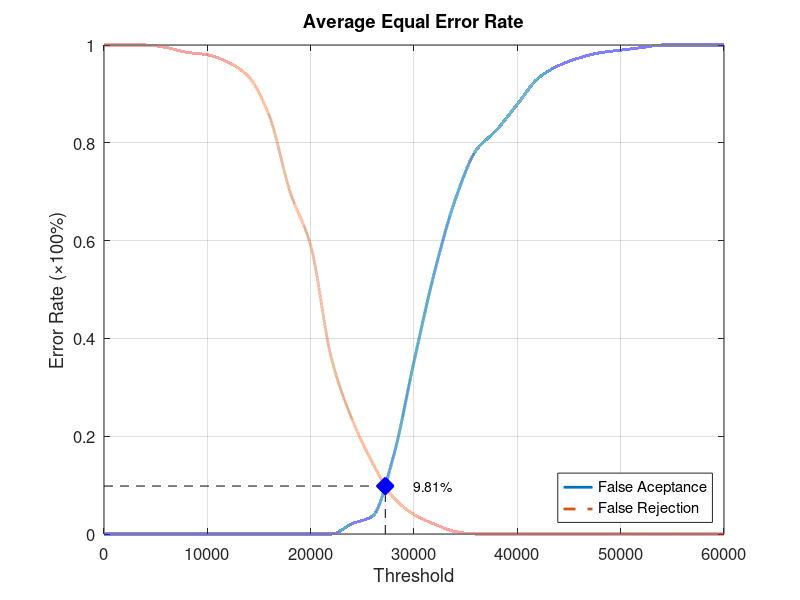
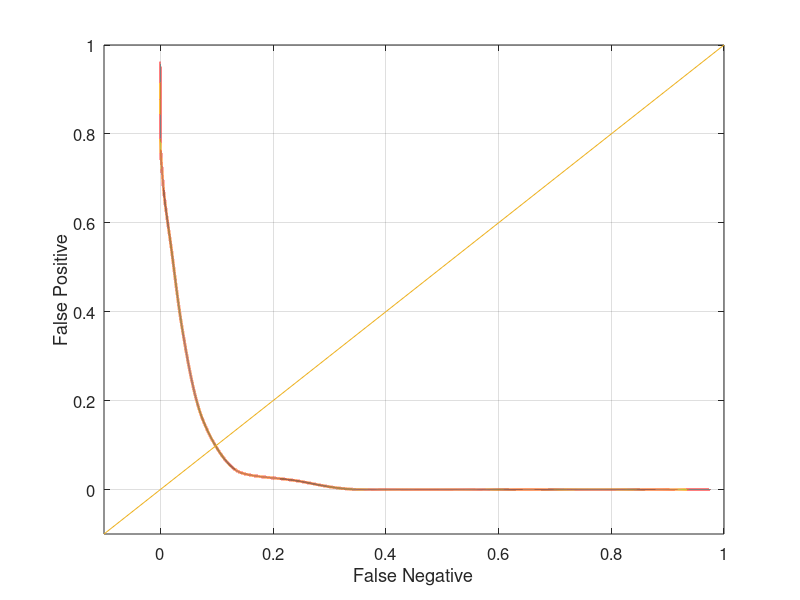

These figures' MATLAB source, in order:
function yEER = Database2_2
close all;
clear;
clc;
x = 0:2000:60000;
xq = 0:0.5:60000;

y0 = [0 0 0 0 0 0 0 0 0 0 0 0 0.0210526 0.0368421 0.157895 0.352632 0.536842 0.684211 0.784211 0.826316 0.878947 0.931579 0.957895 0.973684 0.984211 0.989474 0.994737 1 1 1 1];
yy0 = interp1(x, y0, xq, 'pchip');
y1 = [1 1 1 0.995 0.985 0.98 0.965 0.935 0.855 0.7 0.59 0.36 0.235 0.145 0.075 0.04 0.02 0.005 0 0 0 0 0 0 0 0 0 0 0 0 0];
yy1 = interp1(x, y1, xq, 'pchip');

% Calculating EER: 
y2 = abs(y0 - y1);
find(y2 == min(y2))
yy2 = abs(yy0 - yy1);
xEER = find(yy2 == min(yy2));
xEERIndex = xq(xEER) % X-axis EER
yEER = yy0(xEER) % Y-axis EER

main = figure
plot(xq, yy0,'-','LineWidth', 2);	hold on
plot(xq, yy1,'--','LineWidth', 2);	hold on
plot([xEERIndex xEERIndex], [0 yEER], 'k--');	hold on
plot([0 xEERIndex], [yEER yEER], 'k--');	hold on
plot(xEERIndex, yEER, 'bx', 'LineWidth', 10);	hold on
text(xEERIndex + 10 * xEERIndex / 100, yEER, [num2str(round((10000 * yEER)) / 100) '%'])
legend('False Aceptance', 'False Rejection', 'Location', 'SouthEast')
xlabel('Threshold')
ylabel('Error Rate (\times100%)')
title('Average Equal Error Rate')
set(gca, 'FontSize', 12)
axis([0 60000 0 1])
grid on

print(main, 'Database2_2Main', '-dpng');
FNRxFPR = figure('Color', [1 1 1]);
plot(yy1, yy0, '-', yy1, yy0, 'LineWidth', 2);
hold on
y = -0.1:0.1:1
plot(y, y); 
set(gca, 'FontSize', 12)
xlabel('False Negative')
ylabel('False Positive')
axis([-0.1 1 -0.1 1])
set(gca, 'FontSize', 12)
grid on

print(FNRxFPR, 'Database2_2FNRxFPR','-dpng');
end
